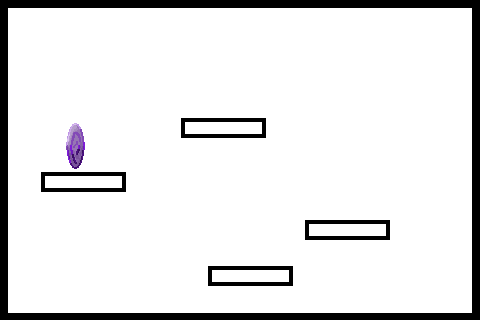

Tiled map render using the project's own tile images. Description and the whole map definition, tile-layer contents included, below:
An orthogonal 15x10 tile map with 32x32 px tiles, 1 tile layer (Tile Layer 1) and 9 objects.

<map version="1.2" tiledversion="1.2.3" orientation="orthogonal" renderorder="right-down" width="15" height="10" tilewidth="32" tileheight="32" infinite="0" nextlayerid="5" nextobjectid="10">
 <tileset firstgid="1" source="tutorial.2.tsx" />
 <layer id="1" name="Tile Layer 1" width="15" height="10">
  <data encoding="csv">
1,2,3,4,5,6,7,8,9,10,11,12,13,14,15,
16,17,18,19,20,21,22,23,24,25,26,27,28,29,30,
31,32,33,34,35,36,37,38,39,40,41,42,43,44,45,
46,47,48,49,50,51,52,53,54,55,56,57,58,59,60,
61,62,63,64,65,66,67,68,69,70,71,72,73,74,75,
76,77,78,79,80,81,82,83,84,85,86,87,88,89,90,
91,92,93,94,95,96,97,98,99,100,101,102,103,104,105,
106,107,108,109,110,111,112,113,114,115,116,117,118,119,120,
121,122,123,124,125,126,127,128,129,130,131,132,133,134,135,
136,137,138,139,140,141,142,143,144,145,146,147,148,149,150
</data>
 </layer>
 <objectgroup id="2" name="Ground" visible="0">
  <object id="1" x="0" y="0">
   <polygon points="0,0 480,0 480,9 -1,8" />
  </object>
  <object id="2" x="0" y="320">
   <polygon points="0,0 480,0 480,-7 -1,-9" />
  </object>
  <object id="3" x="-1" y="8">
   <polygon points="0,0 -1,301 8,301 10,0" />
  </object>
  <object id="4" x="480" y="10">
   <polygon points="0,0 0,301 -9,301 -8,-1" />
  </object>
  <object id="5" x="123" y="189">
   <polygon points="0,0 1,-16 -80,-15 -80,1" />
  </object>
  <object id="6" x="182" y="119">
   <polygon points="0,0 82,0 82,16 1,17" />
  </object>
  <object id="7" x="211" y="268">
   <polygon points="0,0 80,0 80,17 -1,16" />
  </object>
  <object id="8" x="388" y="237">
   <polygon points="0,0 0,-16 -81,-15 -80,1" />
  </object>
 </objectgroup>
 <objectgroup id="3" name="Exit">
  <object id="9" x="83" y="167">
   <polygon points="0,0 2,-45 -18,-45 -17,-1" />
  </object>
 </objectgroup>
 <objectgroup id="4" name="Spikes" />
</map>